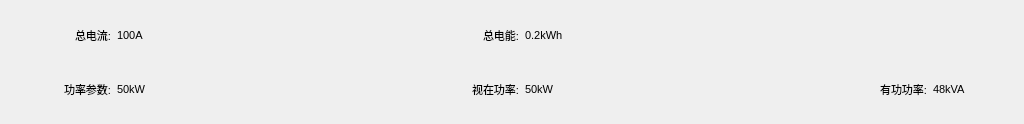
<?xml version="1.0" encoding="UTF-8"?>
<ui version="4.0">
 <class>LineTotalWid</class>
 <widget class="QWidget" name="LineTotalWid">
  <property name="geometry">
   <rect>
    <x>0</x>
    <y>0</y>
    <width>1024</width>
    <height>124</height>
   </rect>
  </property>
  <property name="font">
   <font>
    <pointsize>8</pointsize>
   </font>
  </property>
  <property name="windowTitle">
   <string>Form</string>
  </property>
  <layout class="QGridLayout" name="gridLayout">
   <item row="0" column="0">
    <widget class="QLabel" name="label_4">
     <property name="minimumSize">
      <size>
       <width>100</width>
       <height>0</height>
      </size>
     </property>
     <property name="maximumSize">
      <size>
       <width>100</width>
       <height>16777215</height>
      </size>
     </property>
     <property name="font">
      <font>
       <pointsize>8</pointsize>
      </font>
     </property>
     <property name="text">
      <string>总电流:</string>
     </property>
     <property name="alignment">
      <set>Qt::AlignRight|Qt::AlignTrailing|Qt::AlignVCenter</set>
     </property>
    </widget>
   </item>
   <item row="0" column="1">
    <widget class="QLabel" name="tCurLab">
     <property name="minimumSize">
      <size>
       <width>80</width>
       <height>0</height>
      </size>
     </property>
     <property name="maximumSize">
      <size>
       <width>80</width>
       <height>16777215</height>
      </size>
     </property>
     <property name="font">
      <font>
       <pointsize>8</pointsize>
      </font>
     </property>
     <property name="layoutDirection">
      <enum>Qt::LeftToRight</enum>
     </property>
     <property name="text">
      <string>100A</string>
     </property>
     <property name="alignment">
      <set>Qt::AlignLeading|Qt::AlignLeft|Qt::AlignVCenter</set>
     </property>
    </widget>
   </item>
   <item row="0" column="2">
    <spacer name="horizontalSpacer">
     <property name="orientation">
      <enum>Qt::Horizontal</enum>
     </property>
     <property name="sizeHint" stdset="0">
      <size>
       <width>209</width>
       <height>20</height>
      </size>
     </property>
    </spacer>
   </item>
   <item row="0" column="3">
    <widget class="QLabel" name="label_8">
     <property name="minimumSize">
      <size>
       <width>100</width>
       <height>0</height>
      </size>
     </property>
     <property name="maximumSize">
      <size>
       <width>100</width>
       <height>16777215</height>
      </size>
     </property>
     <property name="font">
      <font>
       <pointsize>8</pointsize>
      </font>
     </property>
     <property name="text">
      <string>总电能:</string>
     </property>
     <property name="alignment">
      <set>Qt::AlignRight|Qt::AlignTrailing|Qt::AlignVCenter</set>
     </property>
    </widget>
   </item>
   <item row="0" column="4">
    <widget class="QLabel" name="tEleLab">
     <property name="minimumSize">
      <size>
       <width>80</width>
       <height>0</height>
      </size>
     </property>
     <property name="maximumSize">
      <size>
       <width>80</width>
       <height>16777215</height>
      </size>
     </property>
     <property name="font">
      <font>
       <pointsize>8</pointsize>
      </font>
     </property>
     <property name="text">
      <string>0.2kWh</string>
     </property>
     <property name="alignment">
      <set>Qt::AlignLeading|Qt::AlignLeft|Qt::AlignVCenter</set>
     </property>
    </widget>
   </item>
   <item row="0" column="5">
    <spacer name="horizontalSpacer_3">
     <property name="orientation">
      <enum>Qt::Horizontal</enum>
     </property>
     <property name="sizeHint" stdset="0">
      <size>
       <width>209</width>
       <height>20</height>
      </size>
     </property>
    </spacer>
   </item>
   <item row="0" column="6">
    <widget class="QLabel" name="label_11">
     <property name="minimumSize">
      <size>
       <width>100</width>
       <height>0</height>
      </size>
     </property>
     <property name="maximumSize">
      <size>
       <width>100</width>
       <height>16777215</height>
      </size>
     </property>
     <property name="text">
      <string/>
     </property>
    </widget>
   </item>
   <item row="0" column="7">
    <widget class="QLabel" name="tPowLab_2">
     <property name="minimumSize">
      <size>
       <width>80</width>
       <height>0</height>
      </size>
     </property>
     <property name="maximumSize">
      <size>
       <width>80</width>
       <height>16777215</height>
      </size>
     </property>
     <property name="text">
      <string/>
     </property>
    </widget>
   </item>
   <item row="1" column="0">
    <widget class="QLabel" name="label_7">
     <property name="minimumSize">
      <size>
       <width>100</width>
       <height>0</height>
      </size>
     </property>
     <property name="maximumSize">
      <size>
       <width>100</width>
       <height>16777215</height>
      </size>
     </property>
     <property name="font">
      <font>
       <pointsize>8</pointsize>
      </font>
     </property>
     <property name="text">
      <string>功率参数:</string>
     </property>
     <property name="alignment">
      <set>Qt::AlignRight|Qt::AlignTrailing|Qt::AlignVCenter</set>
     </property>
    </widget>
   </item>
   <item row="1" column="1">
    <widget class="QLabel" name="tApPowLab_2">
     <property name="minimumSize">
      <size>
       <width>80</width>
       <height>0</height>
      </size>
     </property>
     <property name="maximumSize">
      <size>
       <width>80</width>
       <height>16777215</height>
      </size>
     </property>
     <property name="font">
      <font>
       <pointsize>8</pointsize>
      </font>
     </property>
     <property name="text">
      <string>50kW</string>
     </property>
    </widget>
   </item>
   <item row="1" column="2">
    <spacer name="horizontalSpacer_2">
     <property name="orientation">
      <enum>Qt::Horizontal</enum>
     </property>
     <property name="sizeHint" stdset="0">
      <size>
       <width>209</width>
       <height>20</height>
      </size>
     </property>
    </spacer>
   </item>
   <item row="1" column="3">
    <widget class="QLabel" name="label_9">
     <property name="minimumSize">
      <size>
       <width>100</width>
       <height>0</height>
      </size>
     </property>
     <property name="maximumSize">
      <size>
       <width>100</width>
       <height>16777215</height>
      </size>
     </property>
     <property name="font">
      <font>
       <pointsize>8</pointsize>
      </font>
     </property>
     <property name="text">
      <string>视在功率:</string>
     </property>
     <property name="alignment">
      <set>Qt::AlignRight|Qt::AlignTrailing|Qt::AlignVCenter</set>
     </property>
    </widget>
   </item>
   <item row="1" column="4">
    <widget class="QLabel" name="tApPowLab">
     <property name="minimumSize">
      <size>
       <width>80</width>
       <height>0</height>
      </size>
     </property>
     <property name="maximumSize">
      <size>
       <width>80</width>
       <height>16777215</height>
      </size>
     </property>
     <property name="font">
      <font>
       <pointsize>8</pointsize>
      </font>
     </property>
     <property name="text">
      <string>50kW</string>
     </property>
    </widget>
   </item>
   <item row="1" column="5">
    <spacer name="horizontalSpacer_4">
     <property name="orientation">
      <enum>Qt::Horizontal</enum>
     </property>
     <property name="sizeHint" stdset="0">
      <size>
       <width>209</width>
       <height>20</height>
      </size>
     </property>
    </spacer>
   </item>
   <item row="1" column="6">
    <widget class="QLabel" name="label_10">
     <property name="minimumSize">
      <size>
       <width>100</width>
       <height>0</height>
      </size>
     </property>
     <property name="maximumSize">
      <size>
       <width>100</width>
       <height>16777215</height>
      </size>
     </property>
     <property name="font">
      <font>
       <pointsize>8</pointsize>
      </font>
     </property>
     <property name="text">
      <string>有功功率:</string>
     </property>
     <property name="alignment">
      <set>Qt::AlignRight|Qt::AlignTrailing|Qt::AlignVCenter</set>
     </property>
    </widget>
   </item>
   <item row="1" column="7">
    <widget class="QLabel" name="tPowLab">
     <property name="minimumSize">
      <size>
       <width>80</width>
       <height>0</height>
      </size>
     </property>
     <property name="maximumSize">
      <size>
       <width>80</width>
       <height>16777215</height>
      </size>
     </property>
     <property name="font">
      <font>
       <pointsize>8</pointsize>
      </font>
     </property>
     <property name="text">
      <string>48kVA</string>
     </property>
    </widget>
   </item>
  </layout>
 </widget>
 <resources/>
 <connections/>
</ui>
